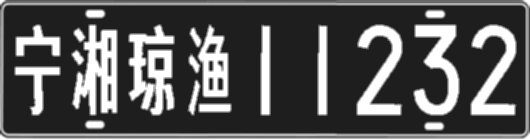
#> input picture 宁湘琼渔11232.jpg, 530 x 140 px, given as the content of the folder font_model, which was not available
$ python main.py
#> lines starting #> are read from the running program, lines starting #| are printed output that depends on the picture
### plate_number.py
"""
generate plate numbers
"""

import numpy as np
import cv2, os
from glob import glob

# 省份
provinces = ["京", "津", "冀", "晋",  "辽", "吉", "黑", "沪",
             "苏", "浙", "皖", "闽",  "鲁", "豫", "鄂", "湘",
             "粤", "桂", "琼", "渝", "川",  "云",
             "甘", "青", "宁", "新","葫","嘉","烟","连"]

# "港", "澳", "使", "领", "学", "警", "挂"]
digits = ['{}'.format(x + 1) for x in range(9)] + ['0']

# 英文，没有I、O两个字符
letters = [chr(x + ord('A')) for x in range(26) if not chr(x + ord('A')) in ['I', 'O']]
print('letters', digits + letters)

# 随机选取
def random_select(data):
    return data[np.random.randint(len(data))]

# 蓝牌
def generate_plate_number_blue(length):
    # plate = random_select(provinces)
    plate1 = random_select(provinces)
    plate2 = random_select(provinces)
    plate3 = random_select(provinces)
    plate = plate1 + plate2 + plate3 +'渔'
    for i in range(length - 4):
        plate += random_select(digits )
    return plate

# [34 lines of commented-out code are left out]


# [5 lines left out: function board_bbox, not called in this run]

# [2 lines that do not run on import are left out]

### main.py
# -*- coding:utf-8 -*-
import numpy as np
import cv2, os, argparse
from glob import glob
from tqdm import tqdm

from plate_number import random_select

from plate_number import generate_plate_number_blue
from plate_number import letters, digits


def get_location_data(length, split_id, height=140):
    """
    获取车牌号码在底牌中的位置
    length: 车牌字符数，
    split_id: 分割空隙
    height: 车牌高度，对应单层和双层车牌
    """
    # 字符位置
    location_xy = np.zeros((length, 4), dtype=np.int32)

    # 单层车牌高度
    if height == 140:
        # 单层车牌，y轴坐标固定
        location_xy[:, 1] = 25
        location_xy[:, 3] = 115
        # 螺栓间隔
        step_split = 12
        # 字符间隔
        step_font = 12

        # 字符宽度
        width_font = 45
        for i in range(length):
            if i == 0:
                location_xy[i, 0] = 15
            elif i == split_id:
                location_xy[i, 0] = location_xy[i - 1, 2] + step_split
            else:
                location_xy[i, 0] = location_xy[i - 1, 2] + step_font

            location_xy[i, 2] = location_xy[i, 0] + width_font
    print(location_xy)
    return location_xy


# 字符贴上底板
def copy_to_image_multi(img, font_img, bbox, bg_color, is_red):
    x1, y1, x2, y2 = bbox
    font_img = cv2.resize(font_img, (x2 - x1, y2 - y1))
    img_crop = img[y1: y2, x1: x2, :]

    if is_red:
        img_crop[font_img < 200, :] = [0, 0, 255]
    elif 'blue' in bg_color or 'black' in bg_color:
        img_crop[font_img < 200, :] = [255, 255, 255]
    else:
        img_crop[font_img < 200, :] = [0, 0, 0]
    return img


class MultiPlateGenerator:
    def __init__(self, adr_plate_model, adr_font):
        # 车牌底板路径
#> called with adr_plate_model = 'plate_model', adr_font = 'font_model'
        self.adr_plate_model = adr_plate_model
        # 车牌字符路径
        self.adr_font = adr_font

        # 车牌字符图片，预存处理
        self.font_imgs = {}
        font_filenames = glob(os.path.join(adr_font, '*jpg'))
        for font_filename in font_filenames:
            font_img = cv2.imdecode(np.fromfile(font_filename, dtype=np.uint8), 0)
#> font_img is the input picture: shape (140, 530); min 24, max 255, mean 89.2

            if '140' in font_filename:
                font_img = cv2.resize(font_img, (45, 90))


            self.font_imgs[os.path.basename(font_filename).split('.')[0]] = font_img

        # 字符位置
        self.location_xys = {}
        for i in [9,8,6, 11]:
            for j in [0 ,2, 4]:
                for k in [140]:
                    self.location_xys['{}_{}_{}'.format(i, j, k)] = \
                        get_location_data(length=i, split_id=j, height=k)

    # 获取字符位置
    def get_location_multi(self, plate_number, height=140):
        length = len(plate_number)

        split_id = 2
        print(self.location_xys['{}_{}_{}'.format(length, split_id, height)])
        return self.location_xys['{}_{}_{}'.format(length, split_id, height)]


    # 随机生成车牌号码，获取底板颜色、单双层
    def generate_plate_number(self):

            # 蓝牌
        plate_number = generate_plate_number_blue(length=9)

        # 车牌底板颜色
        bg_color = random_select(['blue'] )


        return plate_number, bg_color, False

    # 随机生成车牌图片
    def generate_plate(self, enhance=False):
#> called with enhance = False
        plate_number, bg_color, is_double = self.generate_plate_number()
        height = 140

        # 获取底板图片
        # print(plate_number, height, bg_color, is_double)
        number_xy = self.get_location_multi(plate_number, height)
        img_plate_model = cv2.imread(os.path.join(self.adr_plate_model, '{}_{}.PNG'.format(bg_color, height)))
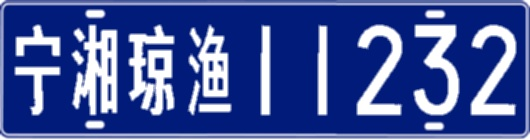
#> img_plate_model: shape (140, 530, 3); mean B, G, R 156.2, 86.9, 68
        img_plate_model = cv2.resize(img_plate_model, (530, height))

        for i in range(len(plate_number)):

            if '{}_{}'.format(height, plate_number[i]) in self.font_imgs:
                font_img = self.font_imgs['{}_{}'.format(height, plate_number[i])]

            # 字符是否红色
            if (i == 0 and plate_number[0] in letters) or plate_number[i] in ['警', '使', '领']:
                is_red = True
            elif i == 1 and plate_number[0] in letters and np.random.random(1) > 0.5:
                # second letter of army plate
                is_red = True
            else:
                is_red = False

            if enhance:
                k = np.random.randint(1, 6)
                kernel = np.ones((k, k), np.uint8)
                if np.random.random(1) > 0.5:
                    font_img = np.copy(cv2.erode(font_img, kernel, iterations=1))
                else:
                    font_img = np.copy(cv2.dilate(font_img, kernel, iterations=1))

            # 贴上底板
            img_plate_model = copy_to_image_multi(img_plate_model, font_img,
                                                  number_xy[i, :], bg_color, is_red)

        img_plate_model = cv2.blur(img_plate_model, (3, 3))

        return img_plate_model, number_xy, plate_number, bg_color, is_double


def parse_args():
    parser = argparse.ArgumentParser(description='中国车牌生成器')
    parser.add_argument('--number', default=1000, type=int, help='生成车牌数量')
    parser.add_argument('--save-adr', default='multi_val', help='车牌保存路径')
    args = parser.parse_args()
    return args


def mkdir(path):
    try:
        os.makedirs(path)
    except:
        pass


if __name__ == '__main__':
    args = parse_args()
    print(args)
    # 随机生成车牌
    print('save in {}'.format(args.save_adr))

    mkdir(args.save_adr)
    generator = MultiPlateGenerator('plate_model', 'font_model')

    for i in tqdm(range(args.number)):
#> (the run stopped early here; a loop or call above may not have finished)

$ run again, on 川葫连渔21692.jpg
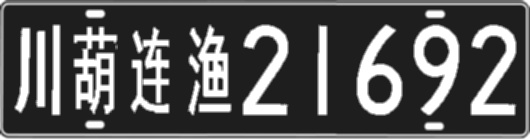
#> input picture 川葫连渔21692.jpg, 530 x 140 px, given as the content of the folder font_model, which was not available
#> in __init__, font_img is the input picture: shape (140, 530); min 24, max 255, mean 90.2
#> in generate_plate, `img_plate_model = cv2.imread(os.path.join(self.adr_plate_model, '{}_{}..`:
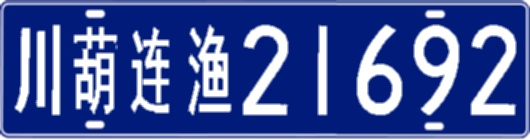
#> img_plate_model: shape (140, 530, 3); mean B, G, R 156.8, 87.9, 69.1

$ run again, on 晋云云渔45718.jpg
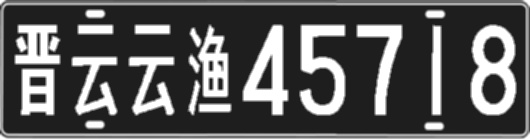
#> input picture 晋云云渔45718.jpg, 530 x 140 px, given as the content of the folder font_model, which was not available
#> in __init__, font_img is the input picture: shape (140, 530); min 24, max 255, mean 92.3
#> in generate_plate, `img_plate_model = cv2.imread(os.path.join(self.adr_plate_model, '{}_{}..`:
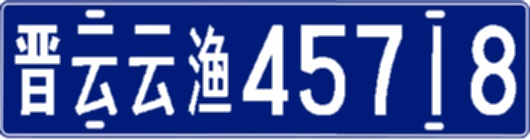
#> img_plate_model: shape (140, 530, 3); mean B, G, R 158, 90, 71.4

$ run again, on 晋吉黑渔62571.jpg
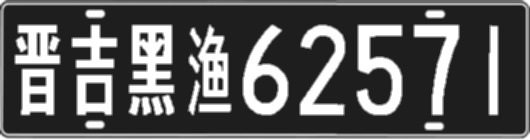
#> input picture 晋吉黑渔62571.jpg, 530 x 140 px, given as the content of the folder font_model, which was not available
#> in __init__, font_img is the input picture: shape (140, 530); min 24, max 255, mean 94.9
#> in generate_plate, `img_plate_model = cv2.imread(os.path.join(self.adr_plate_model, '{}_{}..`:
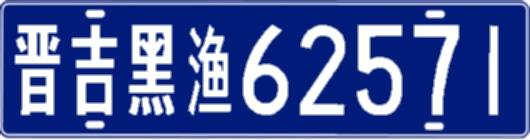
#> img_plate_model: shape (140, 530, 3); mean B, G, R 159.5, 92.7, 74.4
